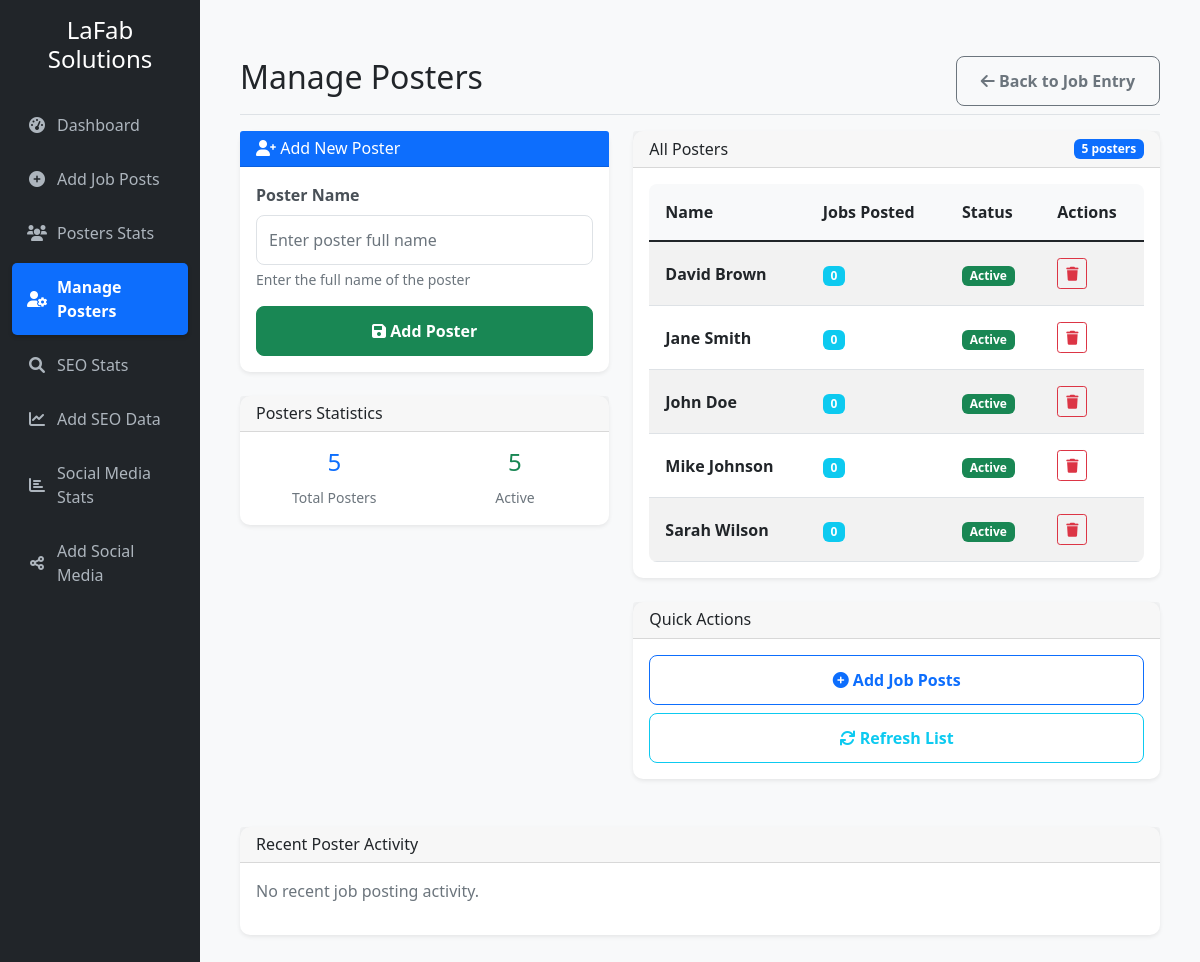
Before: /pages/manage_posters.php with the older database file.
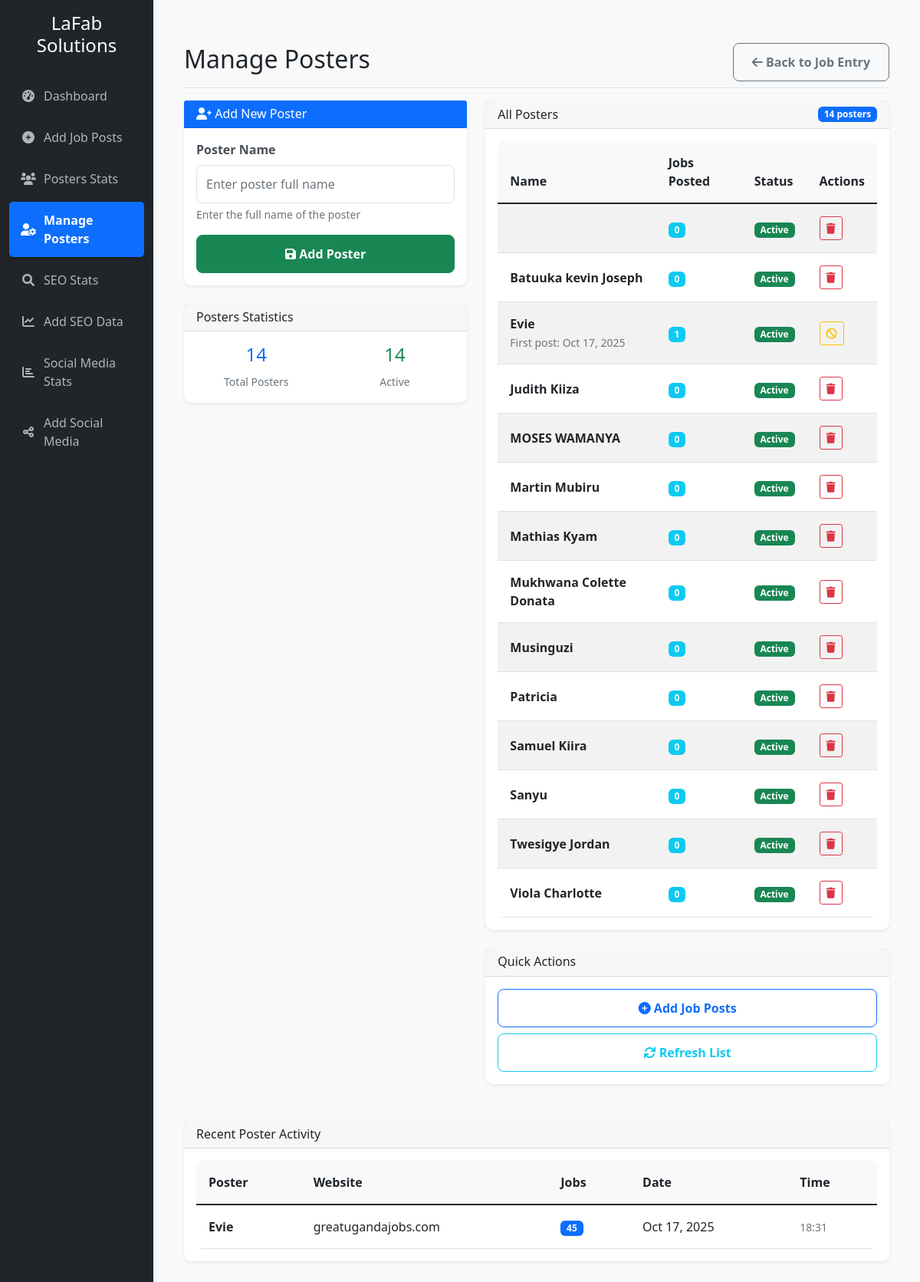
After: the same page with the newer database file.
### tables this page shows
CREATE TABLE posters (
        id INTEGER PRIMARY KEY AUTOINCREMENT,
        name TEXT NOT NULL UNIQUE,
        is_active INTEGER DEFAULT 1,
        created_at DATETIME DEFAULT CURRENT_TIMESTAMP
    );

CREATE TABLE job_postings (
        id INTEGER PRIMARY KEY AUTOINCREMENT,
        website TEXT NOT NULL,
        poster_name TEXT NOT NULL,
        job_count INTEGER NOT NULL,
        post_date DATE NOT NULL,
        created_at DATETIME DEFAULT CURRENT_TIMESTAMP
    );

### config.php (called while the page is built, shortened)
<?php
$db_file = __DIR__ . '/jobs_dashboard.db';
try {
    $db = new SQLite3($db_file);
    $db->enableExceptions(true);
} catch (Exception $e) {
    die("Database connection failed: " . $e->getMessage());
}
function db_fetch_all($sql, $params = []) {
    global $db;
    $stmt = $db->prepare($sql);
    $result = $stmt->execute();
    $rows = [];
    while ($row = $result->fetchArray(SQLITE3_ASSOC)) {
        $rows[] = $row;
    }
    return $rows;
}
function db_fetch_one($sql, $params = []) {
    global $db;
    $stmt = $db->prepare($sql);
    $index = 1;
    foreach ($params as $param) {
        $stmt->bindValue($index++, $param);
    }
    $result = $stmt->execute();
    return $result->fetchArray(SQLITE3_ASSOC);
}
?>

### pages/manage_posters.php (the view, shortened to what this page needs)
<?php
require_once '../config.php';
require_once '../includes/header.php';
require_once '../includes/sidebar.php';
$posters = db_fetch_all("
    SELECT p.*,
           (SELECT COUNT(*) FROM job_postings jp WHERE jp.poster_name = p.name) as job_count
    FROM posters p
    ORDER BY p.is_active DESC, p.name ASC
");
?>
<div class="col-md-9 col-lg-10 main-content">
    <div class="d-flex justify-content-between flex-wrap flex-md-nowrap align-items-center pt-3 pb-2 mb-3 border-bottom">
        <h1 class="h2">Manage Posters</h1>
        <button type="button" class="btn btn-outline-secondary" onclick="window.location.href='job_entry.php'">
            <i class="fas fa-arrow-left"></i> Back to Job Entry
        </button>
    </div>
    <div class="row">
        <div class="col-md-5">
            <div class="card">
                <div class="card-header bg-primary text-white">
                    <h6 class="mb-0"><i class="fas fa-user-plus"></i> Add New Poster</h6>
                </div>
                <div class="card-body">
                    <form method="POST">
                        <div class="mb-3">
                            <label class="form-label">Poster Name</label>
                            <input type="text" name="name" class="form-control" placeholder="Enter poster full name" required>
                            <div class="form-text">Enter the full name of the poster</div>
                        </div>
                        <button type="submit" class="btn btn-success w-100">
                            <i class="fas fa-save"></i> Add Poster
                        </button>
                    </form>
                </div>
            </div>
            <div class="card mt-4">
                <div class="card-header">
                    <h6 class="mb-0">Posters Statistics</h6>
                </div>
                <div class="card-body">
                    <?php
                    $total_posters = count($posters);
                    $active_posters = count(array_filter($posters, function($p) { return $p['is_active']; }));
                    ?>
                    <div class="row text-center">
                        <div class="col-6">
                            <h4 class="text-primary"><?php echo $total_posters; ?></h4>
                            <small class="text-muted">Total Posters</small>
                        </div>
                        <div class="col-6">
                            <h4 class="text-success"><?php echo $active_posters; ?></h4>
                            <small class="text-muted">Active</small>
                        </div>
                    </div>
                </div>
            </div>
        </div>
        <div class="col-md-7">
            <div class="card">
                <div class="card-header d-flex justify-content-between align-items-center">
                    <h6 class="mb-0">All Posters</h6>
                    <span class="badge bg-primary"><?php echo count($posters); ?> posters</span>
                </div>
                <div class="card-body">
                    <?php if (empty($posters)): ?>
                        <div class="text-center py-4">
                            <i class="fas fa-users fa-3x text-muted mb-3"></i>
                            <p class="text-muted">No posters found. Add your first poster using the form.</p>
                        </div>
                    <?php else: ?>
                        <div class="table-responsive">
                            <table class="table table-striped table-hover">
                                <thead>
                                    <tr>
                                        <th>Name</th>
                                        <th>Jobs Posted</th>
                                        <th>Status</th>
                                        <th>Actions</th>
                                    </tr>
                                </thead>
                                <tbody>
                                    <?php foreach ($posters as $poster): ?>
                                        <tr>
                                            <td>
                                                <strong><?php echo htmlspecialchars($poster['name']); ?></strong>
                                                <?php if ($poster['job_count'] > 0): ?>
                                                    <br>
                                                    <small class="text-muted">
                                                        First post: <?php
                                                        $first_post = db_fetch_one("SELECT MIN(post_date) as first_date FROM job_postings WHERE poster_name = ?", [$poster['name']]);
                                                        echo $first_post ? date('M j, Y', strtotime($first_post['first_date'])) : 'N/A';
                                                        ?>
                                                    </small>
                                                <?php endif; ?>
                                            </td>
                                            <td>
                                                <span class="badge bg-info"><?php echo $poster['job_count']; ?></span>
                                            </td>
                                            <td>
                                                <?php if ($poster['is_active']): ?>
                                                    <span class="badge bg-success">Active</span>
                                                <?php else: ?>
                                                    <span class="badge bg-secondary">Inactive</span>
                                                <?php endif; ?>
                                            </td>
                                            <td>
                                                <div class="btn-group btn-group-sm">
                                                    <?php if ($poster['job_count'] == 0): ?>
                                                        <a href="?delete=<?php echo $poster['id']; ?>"
                                                           class="btn btn-outline-danger"
                                                           title="Delete"
                                                           onclick="return confirm('Are you sure you want to delete <?php echo htmlspecialchars($poster['name']); ?>?')">
                                                            <i class="fas fa-trash"></i>
                                                        </a>
                                                    <?php else: ?>
                                                        <a href="?delete=<?php echo $poster['id']; ?>"
                                                           class="btn btn-outline-warning"
                                                           title="Mark Inactive"
                                                           onclick="return confirm('This poster has <?php echo $poster['job_count']; ?> job postings. Mark as inactive instead?')">
                                                            <i class="fas fa-ban"></i>
                                                        </a>
                                                    <?php endif; ?>
                                                </div>
                                            </td>
                                        </tr>
                                    <?php endforeach; ?>
                                </tbody>
                            </table>
                        </div>
                    <?php endif; ?>
                </div>
            </div>
            <div class="card mt-4">
                <div class="card-header">
                    <h6 class="mb-0">Quick Actions</h6>
                </div>
                <div class="card-body">
                    <div class="d-grid gap-2">
                        <a href="job_entry.php" class="btn btn-outline-primary">
                            <i class="fas fa-plus-circle"></i> Add Job Posts
                        </a>
                        <button type="button" class="btn btn-outline-info" onclick="window.location.reload()">
                            <i class="fas fa-sync"></i> Refresh List
                        </button>
                    </div>
                </div>
            </div>
        </div>
    </div>
    <div class="card mt-4">
        <div class="card-header">
            <h6 class="mb-0">Recent Poster Activity</h6>
        </div>
        <div class="card-body">
            <?php
            $recent_activity = db_fetch_all("
                SELECT jp.poster_name, jp.website, jp.job_count, jp.post_date, jp.created_at
                FROM job_postings jp
                ORDER BY jp.created_at DESC
                LIMIT 10
            ");
            ?>
            <?php if (empty($recent_activity)): ?>
                <p class="text-muted">No recent job posting activity.</p>
            <?php else: ?>
                <div class="table-responsive">
                    <table class="table table-sm">
                        <thead>
                            <tr>
                                <th>Poster</th>
                                <th>Website</th>
                                <th>Jobs</th>
                                <th>Date</th>
                                <th>Time</th>
                            </tr>
                        </thead>
                        <tbody>
                            <?php foreach ($recent_activity as $activity): ?>
                                <tr>
                                    <td><strong><?php echo htmlspecialchars($activity['poster_name']); ?></strong></td>
                                    <td><?php echo htmlspecialchars($activity['website']); ?></td>
                                    <td><span class="badge bg-primary"><?php echo $activity['job_count']; ?></span></td>
                                    <td><?php echo date('M j, Y', strtotime($activity['post_date'])); ?></td>
                                    <td><small class="text-muted"><?php echo date('H:i', strtotime($activity['created_at'])); ?></small></td>
                                </tr>
                            <?php endforeach; ?>
                        </tbody>
                    </table>
                </div>
            <?php endif; ?>
        </div>
    </div>
</div>
<?php require_once '../includes/footer.php'; ?>

### includes/header.php (shortened to what this page needs)
<!DOCTYPE html>
<html lang="en">
<head>
    <link href="https://cdn.jsdelivr.net/npm/bootstrap@5.1.3/dist/css/bootstrap.min.css" rel="stylesheet">
    <link href="https://cdnjs.cloudflare.com/ajax/libs/font-awesome/6.0.0/css/all.min.css" rel="stylesheet">
    <link href="../css/style.css" rel="stylesheet">
</head>
<body>
    <div class="container-fluid">
        <div class="row">

### includes/sidebar.php
<?php
$current_page = basename($_SERVER['PHP_SELF']);
$nav_items = [
    'dashboard.php' => [
        'icon' => 'fa-tachometer-alt',
        'text' => 'Dashboard'
    ],
    'job_entry.php' => [
        'icon' => 'fa-plus-circle',
        'text' => 'Add Job Posts'
    ],
    'posters_stats.php' => [
        'icon' => 'fa-users',
        'text' => 'Posters Stats'
    ],
    'manage_posters.php' => [
        'icon' => 'fa-user-cog',
        'text' => 'Manage Posters'
    ],
    'seo_stats.php' => [
        'icon' => 'fa-search',
        'text' => 'SEO Stats'
    ],
    'seo_entry.php' => [
        'icon' => 'fa-chart-line',
        'text' => 'Add SEO Data'
    ],
    'social_stats.php' => [
        'icon' => 'fa-chart-bar',
        'text' => 'Social Media Stats'
    ],
    'social_entry.php' => [
        'icon' => 'fa-share-alt',
        'text' => 'Add Social Media'
    ]
];
?>
<div class="col-md-3 col-lg-2 bg-dark sidebar">
    <div class="sidebar-sticky pt-3">
        <h4 class="text-white text-center mb-4">LaFab Solutions</h4>
        <ul class="nav flex-column">
            <?php foreach ($nav_items as $page => $item): ?>
                <li class="nav-item">
                    <a class="nav-link <?php echo $current_page === $page ? 'active' : ''; ?>"
                       href="<?php echo $page; ?>">
                        <i class="fas <?php echo $item['icon']; ?>"></i>
                        <?php echo $item['text']; ?>
                    </a>
                </li>
            <?php endforeach; ?>
        </ul>
    </div>
</div>

### includes/footer.php (shortened to what this page needs)
        </div>
    </div>
</body>
</html>

### css/style.css (style rules this page uses)
* { box-sizing: border-box; }
body { font-family: 'Segoe UI', Tahoma, Geneva, Verdana, sans-serif; background-color: #f8f9fa; margin: 0; padding: 0; }
.sidebar { min-height: 100vh; box-shadow: 2px 0 5px rgba(0,0,0,0.1); background-color: #343a40; }
.sidebar .nav-link { color: #adb5bd; padding: 12px 15px; margin: 3px 0; border-radius: 5px; transition: all 0.3s ease; text-decoration: none; display: flex; align-items: center; }
.sidebar .nav-link.active { color: #fff; background-color: #0d6efd; font-weight: 600; box-shadow: 0 2px 4px rgba(0,0,0,0.2); }
.sidebar .nav-link i { margin-right: 10px; width: 20px; text-align: center; flex-shrink: 0; }
.main-content { padding: 2rem; background-color: #f8f9fa; min-height: 100vh; }
.card { border: none; box-shadow: 0 0.125rem 0.25rem rgba(0, 0, 0, 0.075); margin-bottom: 1.5rem; border-radius: 10px; }
.table-responsive { border-radius: 8px; overflow: hidden; }
.table { margin-bottom: 0; }
.table th { border-top: none; font-weight: 600; background-color: #f8f9fa; padding: 1rem; }
.table td { padding: 1rem; vertical-align: middle; }
.form-control, .form-select { border-radius: 8px; border: 1px solid #dee2e6; padding: 0.75rem; }
.form-label { font-weight: 600; color: #495057; margin-bottom: 0.5rem; }
.btn { border-radius: 8px; padding: 0.75rem 1.5rem; font-weight: 600; }
.badge { font-size: 0.75rem; padding: 0.35em 0.65em; border-radius: 6px; }
@media (min-width: 1200px) { .main-content { padding: 2.5rem; } }

Changed rows visible on the page:
removed posters: name "David Brown", job_count "0", is_active "Active"
removed posters: name "Jane Smith", job_count "0", is_active "Active"
removed posters: name "John Doe", job_count "0", is_active "Active"
removed posters: name "Mike Johnson", job_count "0", is_active "Active"
removed posters: name "Sarah Wilson", job_count "0", is_active "Active"
added posters: job_count "0", is_active "Active"
added posters: name "Batuuka kevin Joseph", job_count "0", is_active "Active"
added posters: name "Evie", first_date "Oct 17, 2025", job_count "1", is_active "Active"
added posters: name "Judith Kiiza", job_count "0", is_active "Active"
added posters: name "MOSES WAMANYA", job_count "0", is_active "Active"
added posters: name "Martin Mubiru", job_count "0", is_active "Active"
added posters: name "Mathias Kyam", job_count "0", is_active "Active"
added posters: name "Mukhwana Colette Donata", job_count "0", is_active "Active"
added posters: name "Musinguzi", job_count "0", is_active "Active"
added posters: name "Patricia", job_count "0", is_active "Active"
added posters: name "Samuel Kiira", job_count "0", is_active "Active"
added posters: name "Sanyu", job_count "0", is_active "Active"
added posters: name "Twesigye Jordan", job_count "0", is_active "Active"
added posters: name "Viola Charlotte", job_count "0", is_active "Active"
added job_postings: poster_name "Evie", website "greatugandajobs.com", job_count "45", post_date "Oct 17, 2025", created_at "18:31"
Other visible differences:
$total_posters: "5" → "14"
$active_posters: "5" → "14"
count($posters): "5" → "14"
text no longer shown: "No recent job posting activity."
text now shown: "Poster Website Jobs Date Time"
